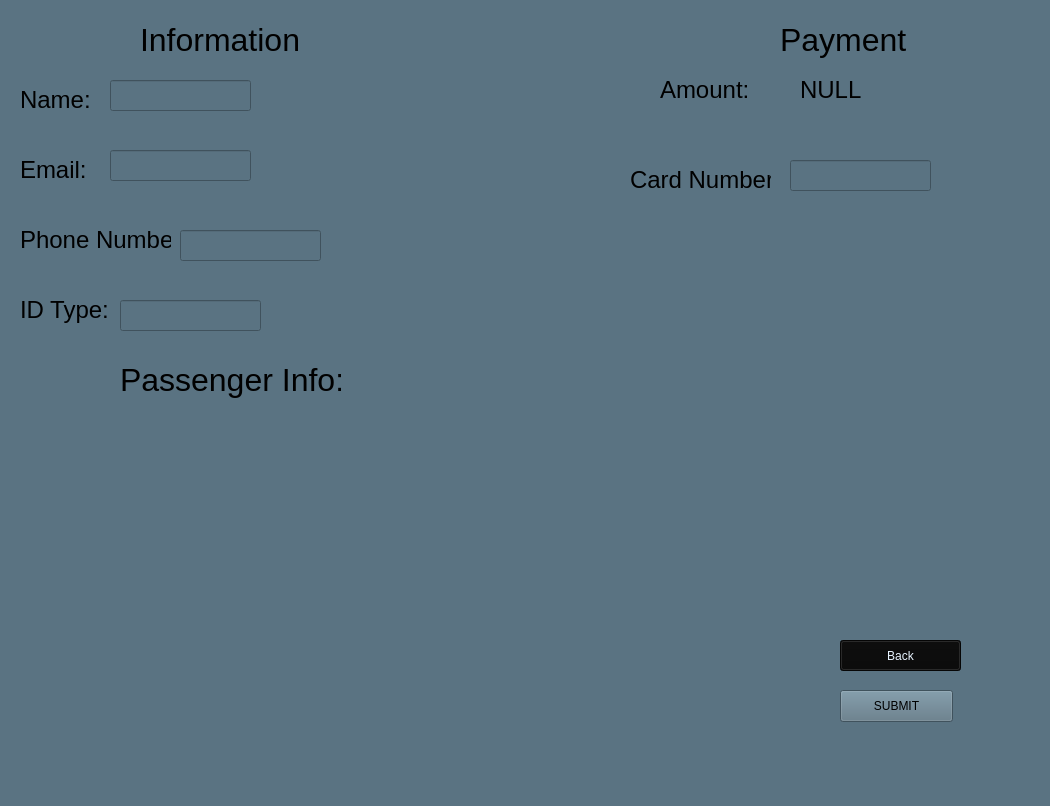
<?xml version="1.0" encoding="UTF-8"?>
<ui version="4.0">
 <class>MainWindow</class>
 <widget class="QMainWindow" name="MainWindow">
  <property name="geometry">
   <rect>
    <x>0</x>
    <y>0</y>
    <width>1050</width>
    <height>806</height>
   </rect>
  </property>
  <property name="windowTitle">
   <string>MainWindow</string>
  </property>
  <property name="styleSheet">
   <string notr="true">background-color: rgb(90, 115, 130);</string>
  </property>
  <widget class="QWidget" name="centralwidget">
   <widget class="QLabel" name="label">
    <property name="geometry">
     <rect>
      <x>140</x>
      <y>20</y>
      <width>171</width>
      <height>41</height>
     </rect>
    </property>
    <property name="text">
     <string>&lt;html&gt;&lt;head/&gt;&lt;body&gt;&lt;p&gt;&lt;span style=&quot; font-size:24pt;&quot;&gt;Information&lt;/span&gt;&lt;/p&gt;&lt;/body&gt;&lt;/html&gt;</string>
    </property>
   </widget>
   <widget class="QLabel" name="label_2">
    <property name="geometry">
     <rect>
      <x>780</x>
      <y>20</y>
      <width>151</width>
      <height>41</height>
     </rect>
    </property>
    <property name="text">
     <string>&lt;html&gt;&lt;head/&gt;&lt;body&gt;&lt;p&gt;&lt;span style=&quot; font-size:24pt;&quot;&gt;Payment&lt;/span&gt;&lt;/p&gt;&lt;/body&gt;&lt;/html&gt;</string>
    </property>
   </widget>
   <widget class="QLabel" name="label_3">
    <property name="geometry">
     <rect>
      <x>20</x>
      <y>80</y>
      <width>81</width>
      <height>41</height>
     </rect>
    </property>
    <property name="text">
     <string>&lt;html&gt;&lt;head/&gt;&lt;body&gt;&lt;p&gt;&lt;span style=&quot; font-size:18pt;&quot;&gt;Name: &lt;/span&gt;&lt;/p&gt;&lt;/body&gt;&lt;/html&gt;</string>
    </property>
   </widget>
   <widget class="QLabel" name="label_4">
    <property name="geometry">
     <rect>
      <x>20</x>
      <y>150</y>
      <width>71</width>
      <height>41</height>
     </rect>
    </property>
    <property name="text">
     <string>&lt;html&gt;&lt;head/&gt;&lt;body&gt;&lt;p&gt;&lt;span style=&quot; font-size:18pt;&quot;&gt;Email: &lt;/span&gt;&lt;/p&gt;&lt;/body&gt;&lt;/html&gt;</string>
    </property>
   </widget>
   <widget class="QLabel" name="label_5">
    <property name="geometry">
     <rect>
      <x>20</x>
      <y>220</y>
      <width>151</width>
      <height>41</height>
     </rect>
    </property>
    <property name="text">
     <string>&lt;html&gt;&lt;head/&gt;&lt;body&gt;&lt;p&gt;&lt;span style=&quot; font-size:18pt;&quot;&gt;Phone Number:&lt;/span&gt;&lt;/p&gt;&lt;/body&gt;&lt;/html&gt;</string>
    </property>
   </widget>
   <widget class="QLabel" name="label_6">
    <property name="geometry">
     <rect>
      <x>20</x>
      <y>290</y>
      <width>91</width>
      <height>41</height>
     </rect>
    </property>
    <property name="text">
     <string>&lt;html&gt;&lt;head/&gt;&lt;body&gt;&lt;p&gt;&lt;span style=&quot; font-size:18pt;&quot;&gt;ID Type: &lt;/span&gt;&lt;/p&gt;&lt;/body&gt;&lt;/html&gt;</string>
    </property>
   </widget>
   <widget class="QLineEdit" name="input_name">
    <property name="geometry">
     <rect>
      <x>110</x>
      <y>80</y>
      <width>141</width>
      <height>31</height>
     </rect>
    </property>
   </widget>
   <widget class="QLineEdit" name="input_email">
    <property name="geometry">
     <rect>
      <x>110</x>
      <y>150</y>
      <width>141</width>
      <height>31</height>
     </rect>
    </property>
   </widget>
   <widget class="QLineEdit" name="input_phone">
    <property name="geometry">
     <rect>
      <x>180</x>
      <y>230</y>
      <width>141</width>
      <height>31</height>
     </rect>
    </property>
   </widget>
   <widget class="QLineEdit" name="input_id">
    <property name="geometry">
     <rect>
      <x>120</x>
      <y>300</y>
      <width>141</width>
      <height>31</height>
     </rect>
    </property>
   </widget>
   <widget class="QLabel" name="label_8">
    <property name="geometry">
     <rect>
      <x>660</x>
      <y>70</y>
      <width>91</width>
      <height>41</height>
     </rect>
    </property>
    <property name="text">
     <string>&lt;html&gt;&lt;head/&gt;&lt;body&gt;&lt;p&gt;&lt;span style=&quot; font-size:18pt;&quot;&gt;Amount:&lt;/span&gt;&lt;/p&gt;&lt;/body&gt;&lt;/html&gt;</string>
    </property>
   </widget>
   <widget class="QLabel" name="label_cost">
    <property name="geometry">
     <rect>
      <x>800</x>
      <y>70</y>
      <width>91</width>
      <height>41</height>
     </rect>
    </property>
    <property name="text">
     <string>&lt;html&gt;&lt;head/&gt;&lt;body&gt;&lt;p&gt;&lt;span style=&quot; font-size:18pt;&quot;&gt;NULL&lt;/span&gt;&lt;/p&gt;&lt;/body&gt;&lt;/html&gt;</string>
    </property>
   </widget>
   <widget class="QPushButton" name="submit_button">
    <property name="geometry">
     <rect>
      <x>840</x>
      <y>690</y>
      <width>113</width>
      <height>32</height>
     </rect>
    </property>
    <property name="text">
     <string>SUBMIT</string>
    </property>
   </widget>
   <widget class="QLabel" name="label_9">
    <property name="geometry">
     <rect>
      <x>630</x>
      <y>160</y>
      <width>141</width>
      <height>41</height>
     </rect>
    </property>
    <property name="text">
     <string>&lt;html&gt;&lt;head/&gt;&lt;body&gt;&lt;p&gt;&lt;span style=&quot; font-size:18pt;&quot;&gt;Card Number: &lt;/span&gt;&lt;/p&gt;&lt;/body&gt;&lt;/html&gt;</string>
    </property>
   </widget>
   <widget class="QLineEdit" name="input_cardnum">
    <property name="geometry">
     <rect>
      <x>790</x>
      <y>160</y>
      <width>141</width>
      <height>31</height>
     </rect>
    </property>
   </widget>
   <widget class="QLabel" name="label_7">
    <property name="geometry">
     <rect>
      <x>120</x>
      <y>360</y>
      <width>221</width>
      <height>41</height>
     </rect>
    </property>
    <property name="text">
     <string>&lt;html&gt;&lt;head/&gt;&lt;body&gt;&lt;p&gt;&lt;span style=&quot; font-size:24pt;&quot;&gt;Passenger Info:&lt;/span&gt;&lt;/p&gt;&lt;/body&gt;&lt;/html&gt;</string>
    </property>
   </widget>
   <widget class="QPushButton" name="back1">
    <property name="geometry">
     <rect>
      <x>840</x>
      <y>640</y>
      <width>121</width>
      <height>31</height>
     </rect>
    </property>
    <property name="styleSheet">
     <string notr="true">background-color: rgb(9, 9, 9);
color: rgb(231, 243, 255);</string>
    </property>
    <property name="text">
     <string>Back</string>
    </property>
   </widget>
  </widget>
  <widget class="QMenuBar" name="menubar">
   <property name="geometry">
    <rect>
     <x>0</x>
     <y>0</y>
     <width>1050</width>
     <height>22</height>
    </rect>
   </property>
  </widget>
  <widget class="QStatusBar" name="statusbar"/>
 </widget>
 <resources/>
 <connections/>
</ui>
